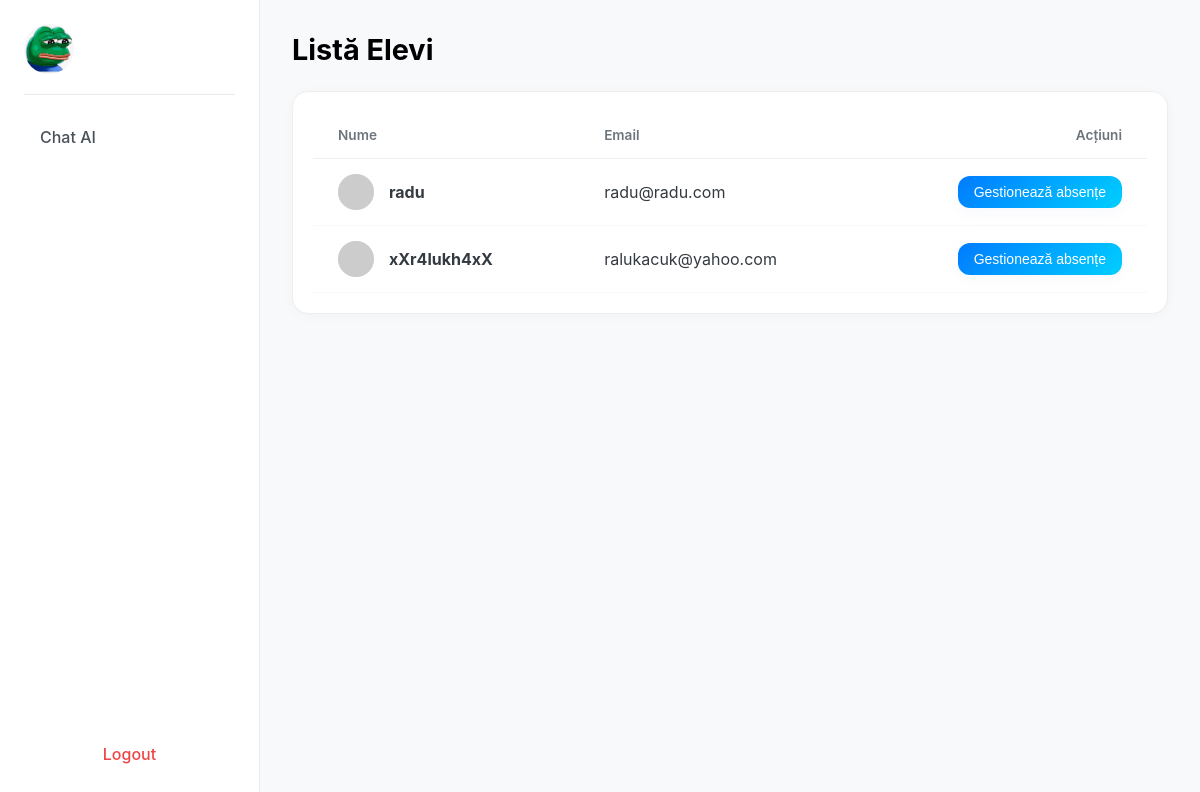
/students, run on the app's committed database.
### app/models.py (models this page shows, shortened)
class Student(db.Model):
    __tablename__ = 'student'
    id = db.Column(db.Integer, primary_key=True)
    user_id = db.Column(db.Integer, db.ForeignKey('user.id'), unique=True, nullable=False)
    parent_id = db.Column(db.Integer, db.ForeignKey('parent.id'), nullable=True)  # Poate fi nullable
    user = db.relationship('User', back_populates='student')
    parent = db.relationship('Parent', back_populates='students')
    student_subjects = db.relationship('StudentSubject', back_populates='student')
    submissions = db.relationship('Submission', back_populates='student')
    chat_sessions = db.relationship('ChatSession', back_populates='student')
    ai_reports = db.relationship('AIReport', back_populates='student')
    absences = db.relationship('Absence', back_populates='student', cascade='all, delete-orphan')

class User(db.Model, UserMixin):
    __tablename__ = 'user'
    id = db.Column(db.Integer, primary_key=True)
    name = db.Column(db.String(100), nullable=False)
    email = db.Column(db.String(150), unique=True, nullable=False)
    password_hash = db.Column(db.String(256), nullable=False)  # Am mărit la 256 pentru siguranță
    role = db.Column(db.String(20), nullable=False)  # 'student', 'professor', 'parent'
    student = db.relationship('Student', back_populates='user', uselist=False)
    professor = db.relationship('Professor', back_populates='user', uselist=False)
    parent = db.relationship('Parent', back_populates='user', uselist=False)

### app/routes.py (the view)
@bp.route('/students')
def students_dashboard():
    students = Student.query.all()
    profesori = db.session.query(Professor, User).join(User).all()
    materii = Subject.query.all()
    return render_template('listaElevi.html', students=students, user=current_user, profesori=profesori, materii=materii)

### app/templates/listaElevi.html (shortened to what this page needs)
{% extends "base.html" %}
{% block content %}
<div class="sidebar">
    <div class="profile">
        <img src="{{ url_for('static', filename='images/images.jpeg') }}" alt="Profile">
    </div>
    <ul class="menu">
        <li><a href="{{ url_for('main.chat_page') }}" target="_blank">Chat AI</a></li>
    </ul>
    <a class="logout" href="{{ url_for('main.logout') }}">Logout</a>
</div>
<div class="main">
    <div class="header" style="display: flex; justify-content: space-between; align-items: center;">
        <h2>Listă Elevi</h2>
    </div>
    <div class="table-container">
        <table class="custom-table">
            <thead>
                <tr>
                    <th>Nume</th>
                    <th>Email</th>
                    <th style="text-align: right;">Acțiuni</th>
                </tr>
            </thead>
            <tbody>
                {% for student in students %}
                <tr>
                    <td>
                        <div class="student-name-cell">
                            <img src="https://ui-avatars.com/api/?name={{ student.user.name|urlencode }}&background=random&rounded=true" alt="Avatar">
                            <strong>{{ student.user.name }}</strong>
                        </div>
                    </td>
                    <td class="text-muted">{{ student.user.email }}</td>
                    <td style="text-align: right;">
                        <button class="btn-absence" onclick="openModal('{{ student.id }}', '{{ student.user.name }}')">
                            Gestionează absențe
                        </button>
                    </td>
                </tr>
                {% else %}
                <tr>
                    <td colspan="3" style="text-align: center; padding: 20px;" class="text-muted">
                        Nu au fost găsiți elevi.
                    </td>
                </tr>
                {% endfor %}
            </tbody>
        </table>
    </div>
</div>
{% endblock %}

### app/static/css/dashboard.css (style rules this page uses)
body { font-family: -apple-system, BlinkMacSystemFont, "Segoe UI", Roboto, Helvetica, Arial, sans-serif; background-color: #f8f9fa; margin: 0; display: flex; min-height: 100vh; }
.sidebar { width: 260px; background: #ffffff; border-right: 1px solid #e9ecef; display: flex; flex-direction: column; padding: 24px; box-sizing: border-box; }
.main { flex-grow: 1; padding: 32px; background-color: #f8f9fa; }
.profile { display: flex; align-items: center; gap: 15px; padding-bottom: 20px; border-bottom: 1px solid #e9ecef; }
.profile img { width: 50px; height: 50px; border-radius: 50%; }
.menu { list-style: none; padding: 20px 0; margin: 0; flex-grow: 1; }
.menu li { margin-bottom: 8px; }
.menu li a { display: block; padding: 12px 16px; text-decoration: none; color: #495057; font-weight: 500; border-radius: 8px; transition: background-color 0.2s, color 0.2s; }
.logout { display: block; padding: 12px 16px; text-decoration: none; color: #ef4444; font-weight: 500; border-radius: 8px; transition: background-color 0.2s; text-align: center; }
.header { display: flex; justify-content: space-between; align-items: center; margin-bottom: 24px; }
.header h2 { margin: 0; font-size: 1.8rem; font-weight: 700; }

### app/templates/listaElevi.html (style rules this page uses)
.table-container { background: white; border-radius: 16px; padding: 20px; box-shadow: 0 2px 12px rgba(0,0,0,0.03); border: 1px solid #eee; margin-top: 20px; }
.custom-table { width: 100%; border-collapse: collapse; }
.custom-table th { text-align: left; background-color: white; color: #6c757d; font-weight: 600; font-size: 0.85rem; border-bottom: 1px solid #f0f0f0; padding: 15px 25px; }
.custom-table td { padding: 15px 25px; vertical-align: middle; border-bottom: 1px solid #f8f9fa; color: #343a40; }
.student-name-cell { display: flex; align-items: center; }
.student-name-cell img { width: 36px; height: 36px; border-radius: 50%; margin-right: 15px; background-color: #e9ecef; }
.text-muted { color: #6c757d; }
.btn-absence { background: linear-gradient(135deg, #007BFF 0%, #00CFFF 100%); color: white; border: none; padding: 8px 16px; border-radius: 12px; font-size: 14px; font-weight: 500; cursor: pointer; transition: all 0.3s ease; box-shadow: 0 4px 15px #eaeef566; }

### data on the page
Student: user.name "radu", user.email "radu@radu.com"
Student: user.name "xXr4lukh4xX", user.email "ralukacuk@yahoo.com"
